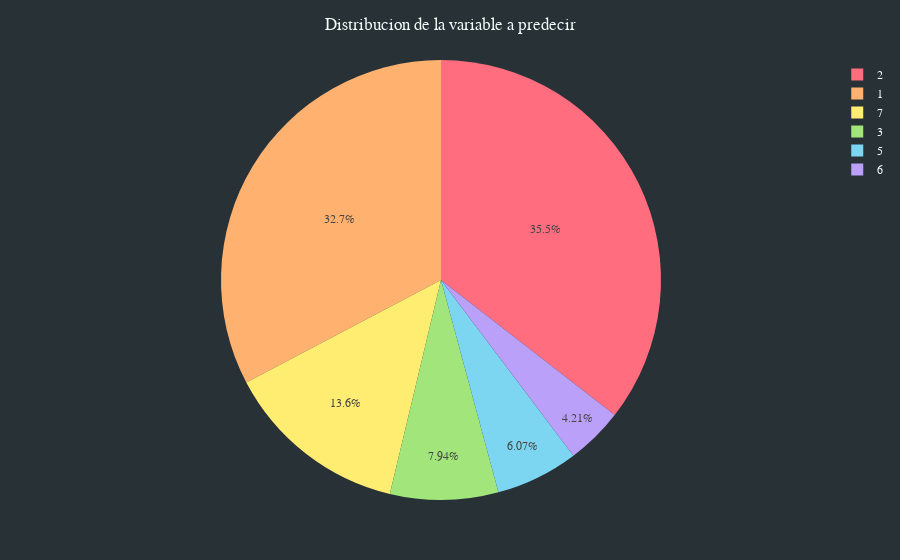

Write notebook code for a chart like this one.
### Code cell
# Cuántas clases tengo en mi variable a predecir Y (tipo de vidrio)

fig = px.pie(
    glass_data, names="Type_of_glass", title="Distribucion de la variable a predecir"
)

fig.show()

### Figure 1 — Plotly figure (JSON) as saved in the notebook; plotly's stock layout.template omitted (floating-point values rounded to 4 significant figures; data arrays with more than 128 entries replaced by an {"elided": "..."} marker saying what was removed)
{"data": [{"domain": {"x": [0, 1], "y": [0, 1]}, "hovertemplate": "Type_of_glass=%{label}<extra></extra>", "labels": {"elided": "214 int values"}, "legendgroup": "", "name": "", "showlegend": true, "type": "pie"}], "layout": {"legend": {"tracegroupgap": 0}, "title": {"text": "Distribucion de la variable a predecir"}}}
